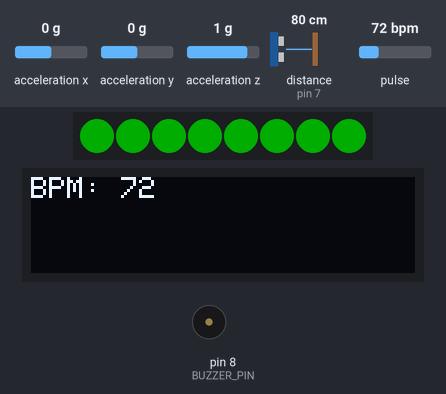
Bench run of a sketch on a simulated Arduino Uno, built with avr-gcc and run on an emulated ATmega328P. Shown: 8 RGB LEDs in strip order, left to right, 128×32 one-colour display, buzzer (waves = sounding, pin HIGH). Wiring (inferred from the names in the program): ultrasonic range finder: trigger pin 6; echo pin 7. The test bench sets the inputs (shaded band); at power-on: distance to the obstacle (sensor on pin 7) 80 cm, pulse 72 bpm, acceleration x 0 g, acceleration y 0 g, acceleration z 1 g. The echo pulse lasts 58.3 µs per cm; dim RGB values are drawn brighter than linear; pins used as bus, display or sensor lines are not drawn; what the sketch prints to the serial monitor is not drawn.

Above: at 1.4 s.
1.5 s: distance to the obstacle (sensor on pin 7) set to 55 cm
3.0 s: distance to the obstacle (sensor on pin 7) set to 46 cm
At 3.4 s:
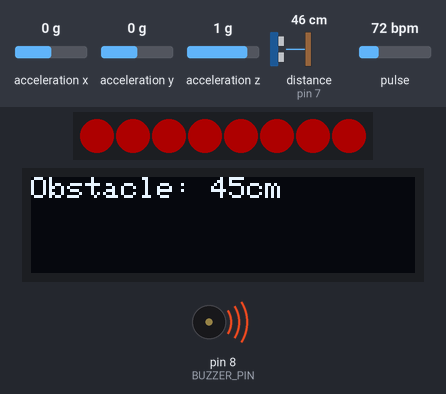
5.5 s: distance to the obstacle (sensor on pin 7) set to 60 cm
At 7.0 s:
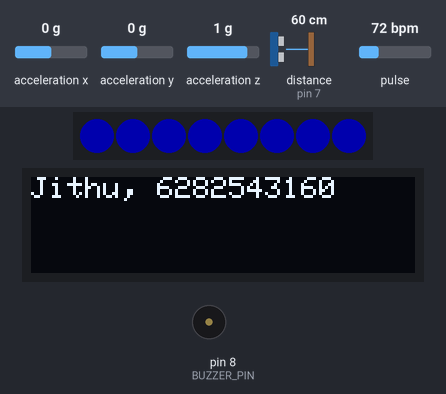
8.5 s: distance to the obstacle (sensor on pin 7) set to 299 cm
11.5 s: pulse set to 130 bpm
13.4 s: pulse set to 42 bpm
Timing chart, 0 to 16.9 s (numbered marks = the images above; inputs shaded):
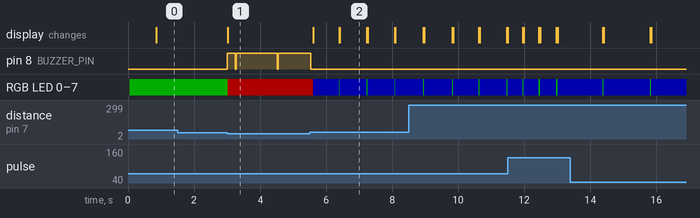

The sketch:

Fall_Detection_Health_Monitoring_Stick.ino
```cpp
#include <Wire.h>
#include <Adafruit_ADXL345_U.h>
#include <Adafruit_NeoPixel.h>
#include <PulseSensorPlayground.h>
#include <Adafruit_GFX.h>
#include <Adafruit_SSD1306.h>
#include <SoftwareSerial.h>

/* ---------- Bluetooth (HC-05) ---------- */
#define BT_RX 10
#define BT_TX 11
SoftwareSerial BT(BT_RX, BT_TX);

/* ---------- Ultrasonic Sensor ---------- */
#define TRIG_PIN 6
#define ECHO_PIN 7
#define DISTANCE_THRESHOLD 50   // cm

/* ---------- Other Pins ---------- */
#define RGB_PIN 5
#define BUZZER_PIN 8
#define PULSE_PIN A0

#define SCREEN_WIDTH 128
#define SCREEN_HEIGHT 32
#define NUM_LEDS 8

/* ---------- Objects ---------- */
Adafruit_ADXL345_Unified accel = Adafruit_ADXL345_Unified(12345);
Adafruit_NeoPixel rgb(NUM_LEDS, RGB_PIN, NEO_GRB + NEO_KHZ800);
PulseSensorPlayground pulseSensor;
Adafruit_SSD1306 display(SCREEN_WIDTH, SCREEN_HEIGHT, &Wire, -1);

/* ---------- Thresholds ---------- */
const int FALL_THRESHOLD = 20;     // g
const int MOTION_THRESHOLD = 2;    // g
const int BPM_THRESHOLD = 550;

String ownerName = "Jithu, 6282543160";
unsigned long lastActivityTime = 0;
const unsigned long IDLE_TIMEOUT = 5000;
unsigned long lastBTUpdate = 0;
const unsigned long BT_UPDATE_INTERVAL = 1000;

/* ---------- Setup ---------- */
void setup() {
  Serial.begin(9600);
  BT.begin(9600);

  pinMode(TRIG_PIN, OUTPUT);
  pinMode(ECHO_PIN, INPUT);
  pinMode(BUZZER_PIN, OUTPUT);

  rgb.begin();
  rgb.setBrightness(50);
  setRGBColor(0, 255, 0);

  pulseSensor.analogInput(PULSE_PIN);
  pulseSensor.setThreshold(BPM_THRESHOLD);
  pulseSensor.begin();

  if (!accel.begin()) {
    sendToDevices("ADXL345 not detected");
    while (1);
  }
  accel.setRange(ADXL345_RANGE_16_G);

  if (!display.begin(SSD1306_SWITCHCAPVCC, 0x3C)) {
    sendToDevices("OLED failed");
    while (1);
  }

  display.clearDisplay();
  display.setTextSize(1);
  display.setTextColor(SSD1306_WHITE);
  display.setCursor(0, 0);
  display.println("System Ready");
  display.display();

  sendToDevices("System Ready");
}

/* ---------- Loop ---------- */
void loop() {

  /* Ultrasonic distance */
  long distance = readUltrasonic();

  /* Accelerometer */
  sensors_event_t event;
  accel.getEvent(&event);
  float magnitude = sqrt(
    pow(event.acceleration.x, 2) +
    pow(event.acceleration.y, 2) +
    pow(event.acceleration.z, 2)
  ) / 9.81;

  /* Pulse sensor */
  int bpm = pulseSensor.getBeatsPerMinute();
  bool beatDetected = pulseSensor.sawStartOfBeat();

  /* Bluetooth periodic update */
  if (millis() - lastBTUpdate > BT_UPDATE_INTERVAL) {
    sendToDevices("DIST:" + String(distance) +
                  "cm | BPM:" + String(bpm) +
                  " | G:" + String(magnitude));
    lastBTUpdate = millis();
  }

  /* ---- Priority Logic ---- */

  // FALL DETECTION
  if (magnitude > FALL_THRESHOLD) {
    setRGBColor(255, 0, 0);
    digitalWrite(BUZZER_PIN, HIGH);
    showText("FALL DETECTED");
    sendToDevices("ALERT: FALL DETECTED");
    delay(1000);
    digitalWrite(BUZZER_PIN, LOW);
  }

  // OBSTACLE DETECTION
  else if (distance > 0 && distance < DISTANCE_THRESHOLD) {
    setRGBColor(255, 0, 0);
    digitalWrite(BUZZER_PIN, HIGH);
    showText("Obstacle: " + String(distance) + "cm");
    sendToDevices("Obstacle detected: " + String(distance) + "cm");
    delay(200);
    digitalWrite(BUZZER_PIN, LOW);
  }

  // NORMAL BPM DISPLAY
  else if (beatDetected) {
    setRGBColor(0, 255, 0);
    showText("BPM: " + String(bpm));
  }

  // IDLE
  else if (millis() - lastActivityTime > IDLE_TIMEOUT) {
    setRGBColor(0, 0, 255);
    showText(ownerName);
  }
}

/* ---------- Functions ---------- */

long readUltrasonic() {
  digitalWrite(TRIG_PIN, LOW);
  delayMicroseconds(2);
  digitalWrite(TRIG_PIN, HIGH);
  delayMicroseconds(10);
  digitalWrite(TRIG_PIN, LOW);

  long duration = pulseIn(ECHO_PIN, HIGH, 30000);
  if (duration == 0) return -1;
  return duration * 0.034 / 2;
}

void sendToDevices(String msg) {
  Serial.println(msg);
  BT.println(msg);
}

void setRGBColor(uint8_t r, uint8_t g, uint8_t b) {
  for (int i = 0; i < NUM_LEDS; i++)
    rgb.setPixelColor(i, rgb.Color(r, g, b));
  rgb.show();
}

void showText(String text) {
  display.clearDisplay();
  display.setCursor(0, 0);
  display.println(text);
  display.display();
}
```

Measured:
- the behaviour switches between 51 and 50 cm on distance to the obstacle (sensor on pin 7) (found by bisection; images 0 and 1)
- after the input at 1.5 s, every drawn part: stays the same
- after the input at 3.0 s, pin 8 (BUZZER_PIN): goes HIGH 0.24 s, LOW 0.04 s, HIGH 1.2 s, LOW 0.04 s, then HIGH, starting at once; the display: changes at once (image 1)
- after the input at 5.5 s, RGB LED 0–7: alternates RGB(0, 50, 0) for 0.02 s and RGB(0, 0, 50) for 0.82 s, starting after 0.11 s; the display: changes after 0.11 s (image 2)
- what the display in image 2 shows lasts 0.8 s, from 6.4 s to 7.2 s
